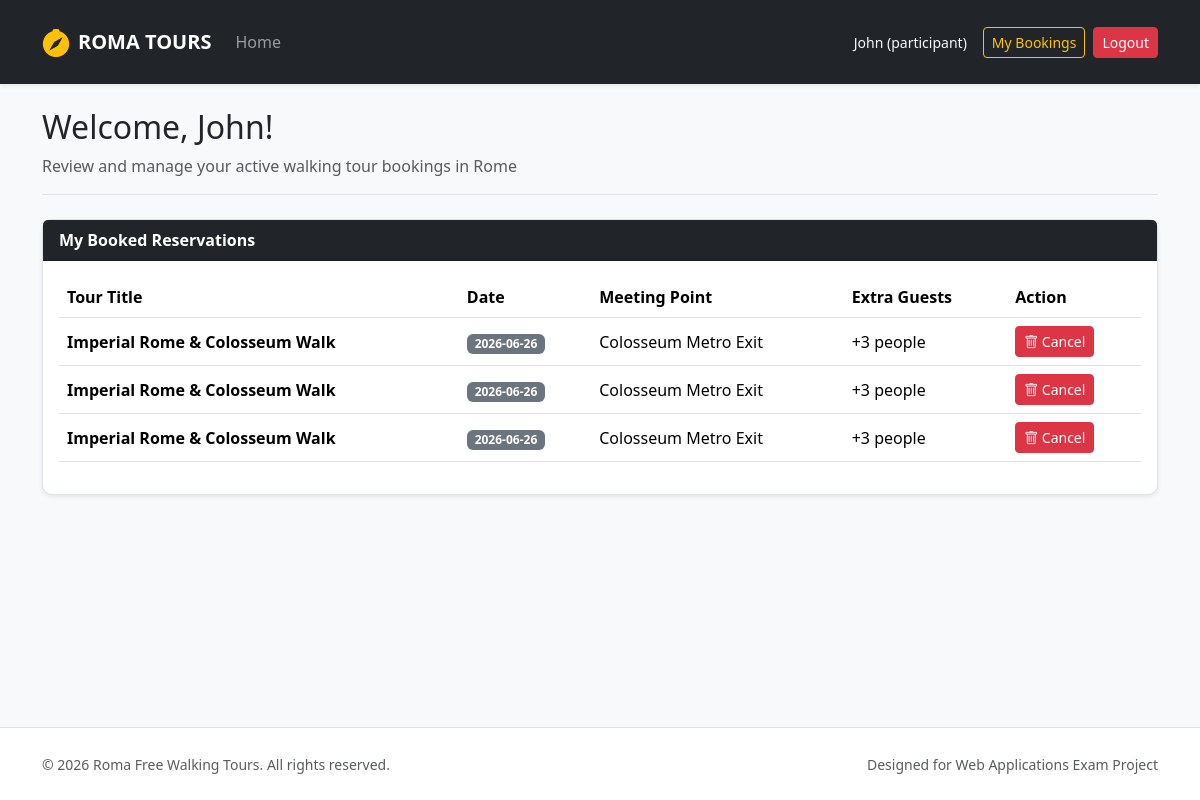
/participant/profile (signed in), run on an earlier commit of the app's database.
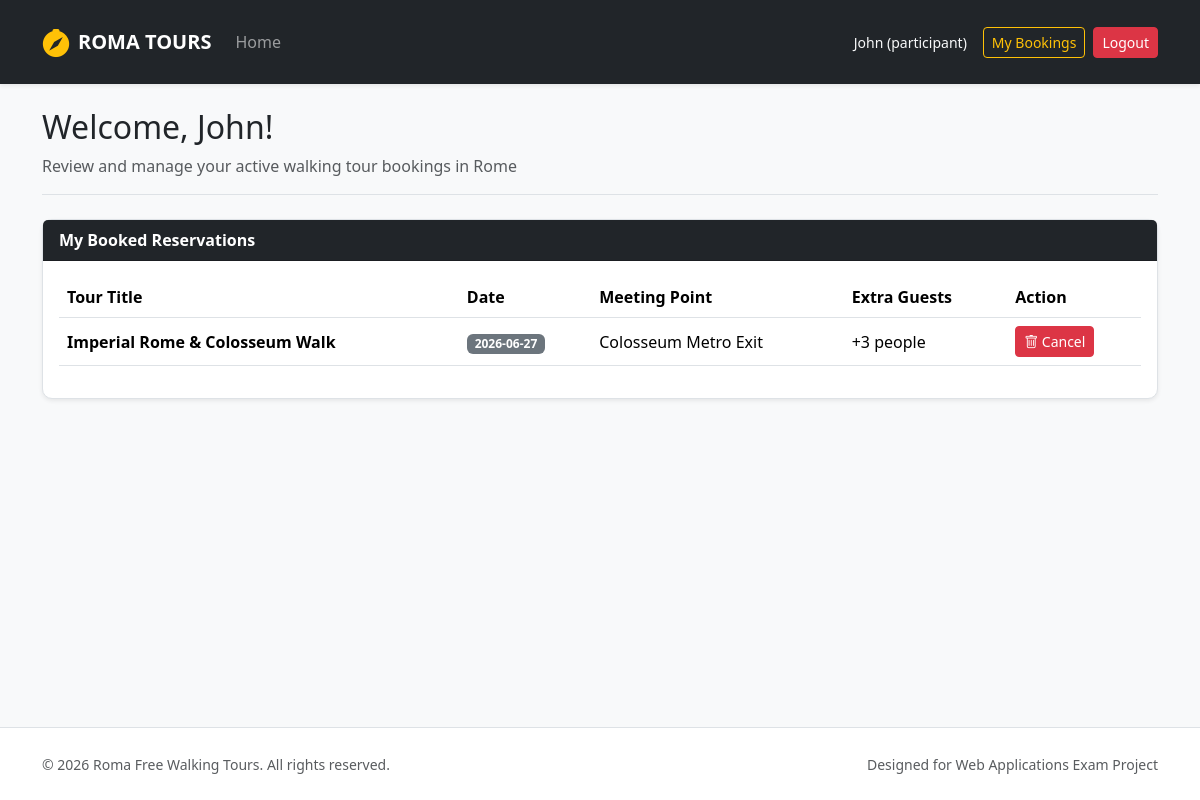
And on a later commit of the database.
### tables this page shows
CREATE TABLE users (
            id INTEGER PRIMARY KEY AUTOINCREMENT,
            name TEXT NOT NULL,
            surname TEXT NOT NULL,
            email TEXT UNIQUE NOT NULL,
            password TEXT NOT NULL,
            role TEXT CHECK(role IN ('guide', 'participant', 'administrator')) NOT NULL,
            languages TEXT,
            profile_picture TEXT DEFAULT 'default.png'
        );

CREATE TABLE reservations (
            id INTEGER PRIMARY KEY AUTOINCREMENT,
            tour_id INTEGER NOT NULL,
            participant_id INTEGER NOT NULL,
            tour_date TEXT NOT NULL,
            additional_count INTEGER DEFAULT 0,
            additional_names TEXT,
            FOREIGN KEY (tour_id) REFERENCES tours(id) ON DELETE CASCADE,
            FOREIGN KEY (participant_id) REFERENCES users(id) ON DELETE CASCADE
        );

CREATE TABLE tours (
            id INTEGER PRIMARY KEY AUTOINCREMENT,
            guide_id INTEGER NOT NULL,
            title TEXT NOT NULL,
            meeting_point TEXT NOT NULL,
            duration INTEGER NOT NULL,
            language TEXT NOT NULL,
            max_participants INTEGER NOT NULL,
            description TEXT NOT NULL,
            stops TEXT NOT NULL,
            photos TEXT NOT NULL,
            FOREIGN KEY (guide_id) REFERENCES users(id) ON DELETE CASCADE
        );

### routes/auth_routes.py (the view)
@auth_bp.route("/participant/profile")
@login_required
@participant_required
def profile_participant():
    from dao.reservations_dao import get_participant_reservations
    my_bookings = get_participant_reservations(current_user.id)
    return render_template("profile_participant.html", bookings=my_bookings)

### app.py (called while the page is built)
@login_manager.user_loader
def load_user(user_id):
    db_user = get_user_by_id(user_id)
    if db_user:
        return User(
            id=db_user["id"], name=db_user["name"], surname=db_user["surname"],
            email=db_user["email"], role=db_user["role"], languages=db_user["languages"]
        )
    return None

### dao/reservations_dao.py (called while the page is built)
def get_participant_reservations(p_part_id):
    query = """
        SELECT r.id as res_id, r.tour_date, r.additional_count, t.title, t.meeting_point
        FROM reservations r
        JOIN tours t ON r.tour_id = t.id
        WHERE r.participant_id = ?
    """
    import sqlite3
    conn = sqlite3.connect("roma_tours.db")
    conn.row_factory = sqlite3.Row
    cursor = conn.cursor()
    cursor.execute(query, (p_part_id,))
    res = cursor.fetchall()
    cursor.close()
    conn.close()
    return res

### dao/users_dao.py (called while the page is built)
def get_user_by_id(p_id):
    query = "SELECT * FROM users WHERE id = ?"
    conn = sqlite3.connect("roma_tours.db")
    conn.row_factory = sqlite3.Row
    cursor = conn.cursor()
    cursor.execute(query, (p_id,))
    db_user = cursor.fetchone()
    cursor.close()
    conn.close()
    return db_user

### routes/auth_routes.py (called while the page is built)
def participant_required(f):
    @wraps(f)
    def decorated_function(*args, **kwargs):
        if not current_user.is_authenticated or current_user.role != 'participant':
            flash("Only participants can access this page.", "danger")
            return redirect(url_for("home"))
        return f(*args, **kwargs)
    return decorated_function

### templates/profile_participant.html (shortened to what this page needs)
{% extends 'base.html' %}
{% block content %}
<div class="col-12">
  <div class="mb-4 border-bottom pb-3">
    <h2>Welcome, {{ current_user.name }}!</h2>
    <p class="text-muted mb-0">Review and manage your active walking tour bookings in Rome</p>
  </div>
  <div class="card shadow-sm border">
    <div class="card-header bg-dark text-white fw-bold">My Booked Reservations</div>
    <div class="card-body">
      {% if bookings %}
      <div class="table-responsive">
        <table class="table table-hover align-middle">
          <thead>
            <tr>
              <th>Tour Title</th>
              <th>Date</th>
              <th>Meeting Point</th>
              <th>Extra Guests</th>
              <th>Action</th>
            </tr>
          </thead>
          <tbody>
            {% for b in bookings %}
            <tr>
              <td><strong>{{ b.title }}</strong></td>
              <td><span class="badge bg-secondary">{{ b.tour_date }}</span></td>
              <td>{{ b.meeting_point }}</td>
              <td>+{{ b.additional_count }} people</td>
              <td>
                <form action="{{ url_for('participant.cancel_booking', res_id=b.res_id) }}" method="POST" onsubmit="return confirm('Are you sure you want to cancel this booking?');">
                  <button type="submit" class="btn btn-danger btn-sm"><i class="bi bi-trash"></i> Cancel</button>
                </form>
              </td>
            </tr>
            {% endfor %}
          </tbody>
        </table>
      </div>
      {% else %}
      <div class="py-4 text-center text-muted">
         <i class="bi bi-calendar-check fs-2 mb-2 d-block text-secondary"></i>
         <p class="mb-0 small">You have no active tour reservations. Go to the home page to explore historical walks!</p>
      </div>
      {% endif %}
    </div>
  </div>
</div>
{% endblock %}

### templates/base.html (shortened to what this page needs)
<!DOCTYPE html>
<html lang="en">
<head>
  <link href="https://cdn.jsdelivr.net/npm/bootstrap@5.3.2/dist/css/bootstrap.min.css" rel="stylesheet">
  <link rel="stylesheet" href="https://cdn.jsdelivr.net/npm/bootstrap-icons@1.11.3/font/bootstrap-icons.min.css">
  <link rel="stylesheet" href="{{ url_for('static', filename='css/styles.css') }}">
</head>
<body class="d-flex flex-column min-vh-100">
  <nav class="navbar navbar-expand-lg navbar-dark bg-dark shadow-sm py-3 mb-4">
    <div class="container">
      <a class="navbar-brand d-flex align-items-center fw-bold text-uppercase tracking-wider" href="{{ url_for('home') }}">
        <i class="bi bi-compass-fill me-2 text-warning fs-3"></i> Roma Tours
      </a>
      <div class="collapse navbar-collapse" id="mainNav">
        <ul class="navbar-nav me-auto mb-2 mb-lg-0">
          <li class="nav-item">
            <a class="nav-link {% if request.endpoint == 'home' %}active{% endif %}" href="{{ url_for('home') }}">Home</a>
          </li>
        </ul>
        <div class="d-flex align-items-center gap-2">
          {% if current_user.is_authenticated %}
            <span class="text-light me-2 small">
               {{ current_user.name }} ({{ current_user.role }})
            </span>
            {% if current_user.role == 'administrator' %}
              <a href="{{ url_for('auth.profile_admin') }}" class="btn btn-outline-warning btn-sm">Admin Dashboard</a>
            {% elif current_user.role == 'guide' %}
              <a href="{{ url_for('auth.profile_guide') }}" class="btn btn-outline-warning btn-sm">Guide Profile</a>
            {% else %}
              <a href="{{ url_for('auth.profile_participant') }}" class="btn btn-outline-warning btn-sm">My Bookings</a>
            {% endif %}
            <a href="{{ url_for('auth.logout') }}" class="btn btn-danger btn-sm">Logout</a>
          {% endif %}
        </div>
      </div>
    </div>
  </nav>
  <div class="container flex-grow-1">
    <div class="row g-4">
      {% block content %}
      {% endblock %}
    </div>
  </div>
  <footer class="mt-auto border-top bg-white">
    <div class="container py-4">
      <div class="row align-items-center">
        <div class="col-12 col-md-6 text-center text-md-start">
          <span class="text-body-secondary small">© 2026 Roma Free Walking Tours. All rights reserved.</span>
        </div>
        <div class="col-12 col-md-6 text-center text-md-end mt-2 mt-md-0">
          <span class="text-muted small">Designed for Web Applications Exam Project</span>
        </div>
      </div>
    </div>
  </footer>
</body>
</html>

### static/css/styles.css (style rules this page uses)
body { background-color: #f8f9fa; font-family: 'Segoe UI', Tahoma, Geneva, Verdana, sans-serif; }
.card { border: none; border-radius: 10px; transition: transform 0.2s ease, box-shadow 0.2s ease; }
footer { background-color: #ffffff; }

What changed in the data, as far as the page shows it:
removed reservations: title "Imperial Rome & Colosseum Walk", tour_date "2026-06-26", meeting_point "Colosseum Metro Exit", additional_count "3"
removed reservations: title "Imperial Rome & Colosseum Walk", tour_date "2026-06-26", meeting_point "Colosseum Metro Exit", additional_count "3"
removed reservations: title "Imperial Rome & Colosseum Walk", tour_date "2026-06-26", meeting_point "Colosseum Metro Exit", additional_count "3"
added reservations: title "Imperial Rome & Colosseum Walk", tour_date "2026-06-27", meeting_point "Colosseum Metro Exit", additional_count "3"
